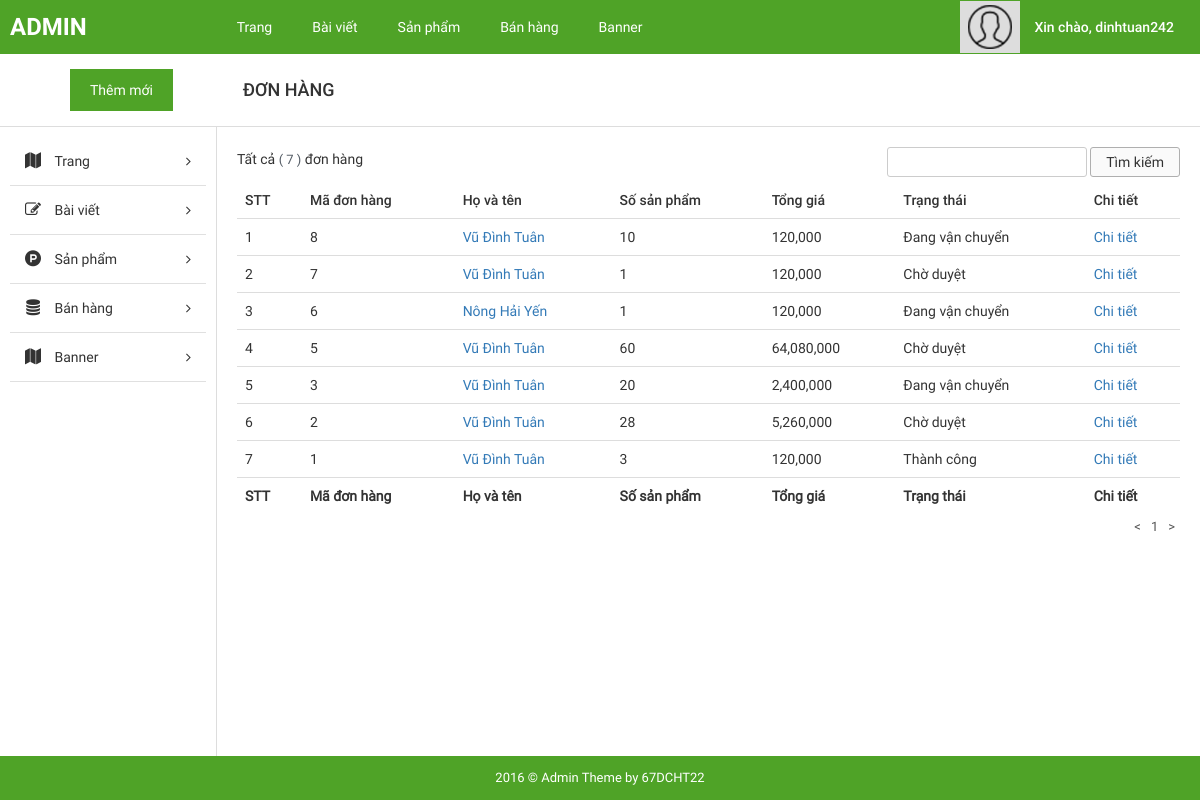
The app's page /admin/?page=list_order (signed in) with its own data.
### tables this page shows
CREATE TABLE `tbl_user` (
  `username` varchar(30) NOT NULL,
  `name` char(50) DEFAULT NULL,
  `email` varchar(200) DEFAULT NULL,
  `phone` varchar(10) DEFAULT NULL,
  `address` varchar(200) DEFAULT NULL,
  `password` varchar(10) NOT NULL
);

CREATE TABLE `tbl_oder` (
  `id` int(11) UNSIGNED NOT NULL,
  `diachi` varchar(200) NOT NULL,
  `tongtien` float NOT NULL,
  `tenkhachhang` varchar(50) NOT NULL,
  `email` varchar(20) NOT NULL,
  `phone` varchar(10) NOT NULL,
  `note` varchar(500) DEFAULT NULL,
  `hinhthuc` varchar(100) NOT NULL,
  `tinhtrang` varchar(100) DEFAULT NULL
);

### admin/pages/list_order.php (the view, shortened to what this page needs)
<div id="main-content-wp" class="list-product-page">
    <div class="section" id="title-page">
        <div class="clearfix">
            <a href="?page=add_product" title="" id="add-new" class="fl-left">Thêm mới</a>
            <h3 id="index" class="fl-left">Đơn hàng</h3>
        </div>
    </div>
    <div class="wrap clearfix">
        <?php require 'inc/sidebar.php'; ?>
        <div id="content" class="fl-right">
            <div class="section" id="detail-page">
                <div class="section-detail">
                    <div class="filter-wp clearfix">
                        <ul class="post-status fl-left">
                            <li class="all">Tất cả <span class="count">(
                                <?php echo mysqli_num_rows(mysqli_query($conn, "select * from tbl_oder")); ?>
                            )</span> đơn hàng
                        </ul>
                        <form method="POST" action="" class="form-s fl-right">
                            <input type="text" name="s" id="s">
                            <input type="submit" name="sm_s" value="Tìm kiếm">
                        </form>
                    </div>
                    <?php
            if(isset($_GET['trang'])){
                $get_trang = $_GET['trang'];
            }
            else{
                $get_trang = '';
            }
            if ($get_trang == '' || $get_trang == 1){
                $trang = 0;
            }
            else
            {
                $trang = ($get_trang*8)-8;
            }
            ?>
                    <div class="table-responsive">
                        <table class="table list-table-wp">
                            <thead>
                                <tr>
                                    <td><span class="thead-text">STT</span></td>
                                    <td><span class="thead-text">Mã đơn hàng</span></td>
                                    <td><span class="thead-text">Họ và tên</span></td>
                                    <td><span class="thead-text">Số sản phẩm</span></td>
                                    <td><span class="thead-text">Tổng giá</span></td>
                                    <td><span class="thead-text">Trạng thái</span></td>
                                    <td><span class="thead-text">Chi tiết</span></td>
                                </tr>
                            </thead>
                            <tbody>
                                <?php
                                include("../config/dbconfig.php");
                                if (isset($_POST['s'])) {
                                    if ($_POST['s'] != '') {
                                        $s = $_POST['s'];
                                        $sql = "select * from tbl_oder where id LIKE '%$s%' or tenkhachhang LIKE '%$s%' order by id desc limit $trang,8";
                                    }else {
                                        $sql = "select * from tbl_oder order by id desc limit $trang,8";
                                    }
                                }else{
                                    $sql = "select * from tbl_oder order by id desc limit $trang,8";
                                    }
                                $run = mysqli_query($conn, $sql);
                                $i = 0;
                                while ($row = mysqli_fetch_array($run)) {
                                  $i++;
                                ?>
                                <tr>
                                    <td><span class="tbody-text"><?php echo $i; ?></span>
                                    <td><span class="tbody-text"><?php echo $row["id"];?></span>
                                    <td>
                                        <div class="tb-title fl-left">
                                            <a href="?page=detail_order&id=<?php echo $row["id"];?>" title=""><?php echo $row["tenkhachhang"];?></a>
                                        </div>
                                    </td>
                                    <td><span class="tbody-text"><?php
                                            $maOder = $row['id'];
                                            $sql2 = "select * from tbl_oder_detail where maOder = ".$maOder;;
                                            $run2 = mysqli_query($conn, $sql2);
                                            $tongsl=0;
                                            while ($row2 = mysqli_fetch_array($run2)) {
                                              $tongsl += $row2['soluong'];
                                          }
                                              echo $tongsl;
                                    ?></span></td>
                                    <td><span class="tbody-text"><?php echo number_format($row["tongtien"]);?></span></td>
                                    <td><span class="tbody-text"><?php echo $row['tinhtrang']; ?></span></td>
                                    <td><a href="?page=detail_order&id=<?php echo $row['id']; ?>" title="" class="tbody-text">Chi tiết</a></td>
                                </tr>
                            <?php } ?>
                            </tbody>
                            <tfoot style="font-weight: bold">
                                <tr>
                                    <td><span class="thead-text">STT</span></td>
                                    <td><span class="thead-text">Mã đơn hàng</span></td>
                                    <td><span class="thead-text">Họ và tên</span></td>
                                    <td><span class="thead-text">Số sản phẩm</span></td>
                                    <td><span class="thead-text">Tổng giá</span></td>
                                    <td><span class="thead-text">Trạng thái</span></td>
                                    <td><span class="thead-text">Chi tiết</span></td>
                                </tr>
                            </tfoot>
                        </table>
                    </div>
                </div>
            </div>
            <div class="section" id="paging-wp">
                <div class="section-detail clearfix">
                    <ul id="list-paging" class="fl-right">
                        <li>
                            <a href="" title=""><</a>
                        </li>
                        <?php
                            $sql_trang = "select * from tbl_oder";
                            $run_trang = mysqli_query($conn,$sql_trang);
                            $sosanpham = mysqli_num_rows($run_trang);
                            $sotrang = ceil($sosanpham/8);
                            for($b=1;$b<=$sotrang;$b++){
                                echo '<li><a href="?page=list_oder&trang='.$b.'" style="text-decoration:none">'.' '.$b.' '.'</a></li>';
                            }
                            ?>
                        <li>
                            <a href="" title="">></a>
                        </li>
                    </ul>
                </div>
            </div>
        </div>
    </div>
</div>

### admin/inc/header.php (shortened to what this page needs)
<!DOCTYPE html>
<html>
    <head>
        <link href="public/css/bootstrap/bootstrap.min.css" rel="stylesheet" type="text/css"/>
        <link href="public/css/bootstrap/bootstrap-theme.min.css" rel="stylesheet" type="text/css"/>
        <link href="public/reset.css" rel="stylesheet" type="text/css"/>
        <link href="public/css/font-awesome/css/font-awesome.min.css" rel="stylesheet" type="text/css"/>
        <link href="public/style.css" rel="stylesheet" type="text/css"/>
        <link href="public/responsive.css" rel="stylesheet" type="text/css"/>
    </head>
    <body>
        <div id="site">
            <div id="container">
                <div id="header-wp">
                    <div class="wp-inner clearfix">
                        <a href="?page=list_post" title="" id="logo" class="fl-left">ADMIN</a>
                        <ul id="main-menu" class="fl-left">
                            <li>
                                <a href="?page=list_page" title="">Trang</a>
                            </li>
                            <li>
                                <a href="?page=list_post" title="">Bài viết</a>
                            </li>
                            <li>
                                <a href="?page=list_product" title="">Sản phẩm</a>
                            </li>
                            <li>
                                <a href="?page=list_order" title="">Bán hàng</a>
                            </li>
                            <li>
                                <a href="?page=list_banner" title="">Banner</a>
                            </li>
                        </ul>
                        <div id="dropdown-user" class="dropdown dropdown-extended fl-right">
                            <button class="dropdown-toggle clearfix" type="button"  data-toggle="dropdown" aria-haspopup="true" aria-expanded="true">
                                <div id="thumb-circle" class="fl-left">
                                    <img src="public/images/img-admin.png">
                                </div>
                                <?php
                                    include("../config/dbconfig.php");
                                    $email = $_SESSION['email'];
                                    $sql = "SELECT * from tbl_user where email = '$email'";
                                    $run = mysqli_query($conn, $sql);
                                    $row = mysqli_fetch_array($run);
                                ;?>
                                <h3 id="account" class="fl-right">Xin chào, <?php echo $row["username"];?></h3>
                            </button>
                        </div>
                    </div>
                </div>

### admin/public/css/import/global.css (style rules this page uses)
body { font-family: "Roboto Regular"; font-size: 14px; line-height: 24px; color: #333; }
.fl-left { float: left; }
.fl-right { float: right; }
img { max-width: 100%; height: auto; display: block; }
ul li { list-style: none!important; }
a { text-decoration: none!important; }
.dropdown .dropdown-toggle { background: none; border: none; outline: none; }

### admin/public/css/import/list_post.css (style rules this page uses)
#header-wp { background: #4fa327; }
#main-menu { margin-left: 120px; }
#main-menu li { float: left; }
#main-menu li a { display: block; color: #fff; padding: 15px 20px; }
#logo { font-family: 'Roboto Bold'; font-weight: normal; color: #fff; font-size: 24px; padding: 15px 10px; }
#thumb-circle { display: block; padding: 4px 8px; background: #ddd; }
#account { font-family: 'Roboto Medium'; font-weight: normal; color: #fff; padding: 14px 20px 14px 14px; }
#content { width: 82%; border-left: 1px solid #ddd; padding: 20px; }
#title-page { border-bottom: 1px solid #ddd; }
#add-new { display: inline-block; color: #fff; background: #4fa327; padding: 9px 20px; margin: 15px 70px; }
#index { font-family: 'Roboto Medium'; font-weight: normal; text-transform: uppercase; font-size: 18px; padding: 24px 0px; }
.list-table-wp thead tr td { font-family: 'Roboto Medium'; font-weight: normal; }
.tb-title { width: 75%; display: -webkit-box; -webkit-line-clamp: 1; -moz-line-clamp: 1; -o-line-clamp: 1; -webkit-box-orient: vertical; -moz-box-orient: vertical; -o-box-orient: vertical; max-height: 100%; overflow: hidden; }
#list-paging li { float: left; }
#list-paging li a { display: inline-block; color: #555; font-size: 13px; padding: 0px 5px; }
#main-menu > li { position: relative; }
.filter-wp { margin-bottom: 5px; }
.post-status li { float: left; font-size: 14px; margin-right: 5px; }
.post-status li .count { color: #555d66; font-size: 13px; display: inline-block; }
.form-s input[type="text"], .form-actions select { border-radius: 3px; border: 1px solid #ccc; padding: 2px 10px; }
.form-s input[type="submit"], .form-actions input[type="submit"] { border-radius: 3px; border: 1px solid #afafaf; padding: 2px 15px; background: #fafafa; }

### admin/public/css/import/detail_order.css (style rules this page uses)
.table { margin-bottom: 0!important; }

### records on screen
tbl_user: username "dinhtuan242"
tbl_oder: id "8", tenkhachhang "Vũ Đình Tuân", tongsl "10", tongtien "120,000", tinhtrang "Đang vận chuyển"
tbl_oder: id "7", tenkhachhang "Vũ Đình Tuân", tongsl "1", tongtien "120,000", tinhtrang "Chờ duyệt"
tbl_oder: id "6", tenkhachhang "Nông Hải Yến", tongsl "1", tongtien "120,000", tinhtrang "Đang vận chuyển"
tbl_oder: id "5", tenkhachhang "Vũ Đình Tuân", tongsl "60", tongtien "64,080,000", tinhtrang "Chờ duyệt"
tbl_oder: id "3", tenkhachhang "Vũ Đình Tuân", tongsl "20", tongtien "2,400,000", tinhtrang "Đang vận chuyển"
tbl_oder: id "2", tenkhachhang "Vũ Đình Tuân", tongsl "28", tongtien "5,260,000", tinhtrang "Chờ duyệt"
tbl_oder: id "1", tenkhachhang "Vũ Đình Tuân", tongsl "3", tongtien "120,000", tinhtrang "Thành công"

### other values on screen
mysqli_num_rows(mysqli_query($conn, "select * from tbl_oder")) "7"
